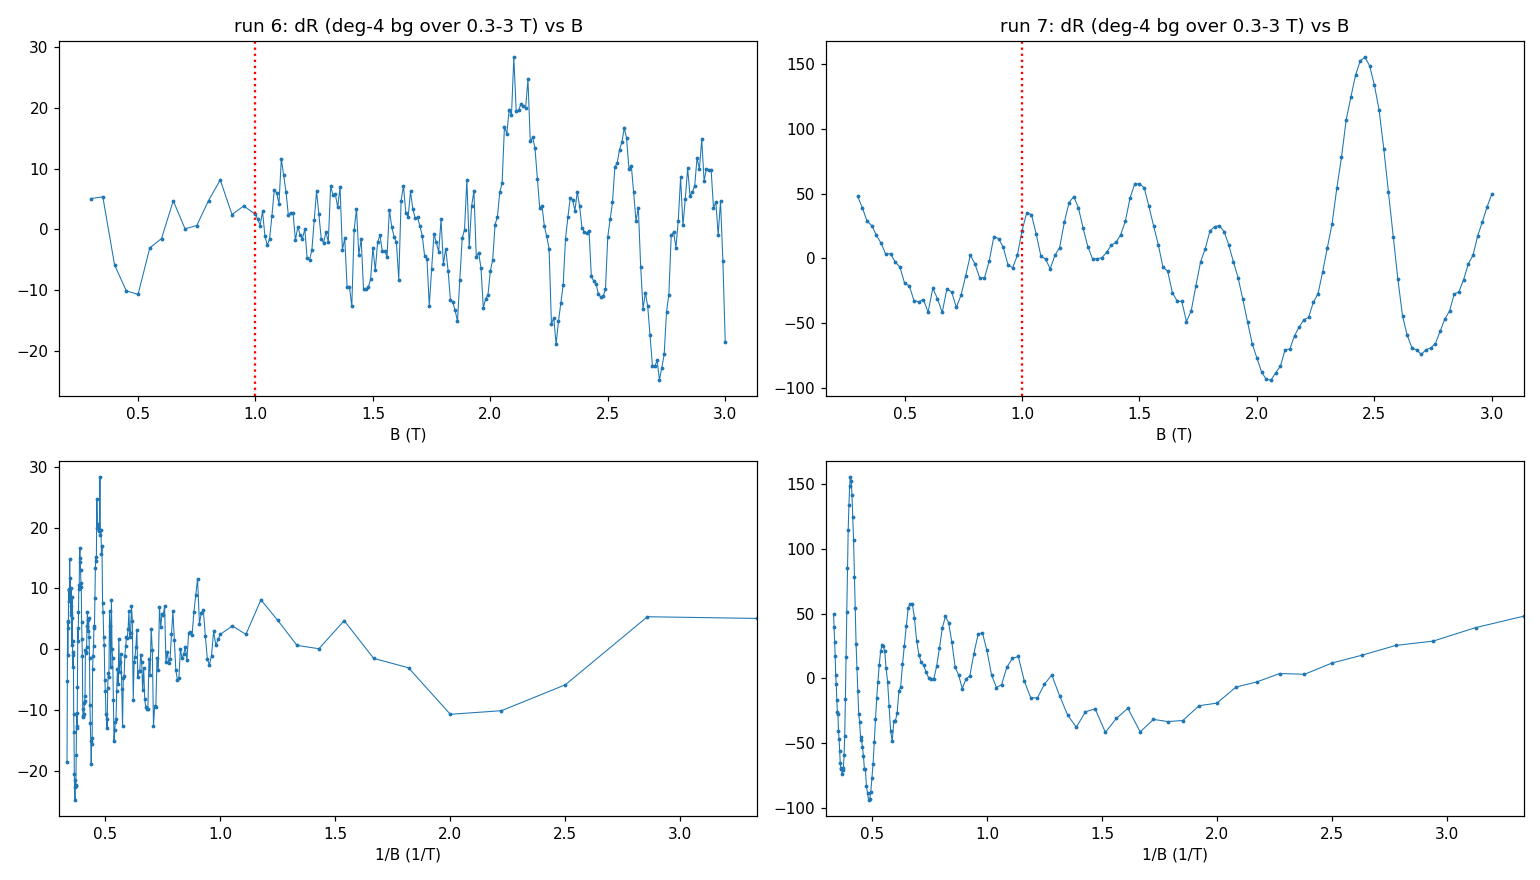

Python code for this plot:
"""Low-field envelope of the light tone: where does it die? Runs 6 (e) and 7 (h)."""
import numpy as np, matplotlib; matplotlib.use("Agg"); import matplotlib.pyplot as plt
from hera.analysis import open_run, sdh_onset
fig, axs = plt.subplots(2, 2, figsize=(14, 8))
for j, (rid, lo) in enumerate([(6, 0.3), (7, 0.3)]):
    r = open_run(f"data/{rid}"); B = r.col("magnet_field"); R = (r.col("sr1_X")) / (r.col("sr0_X") / -1e6)
    o = np.argsort(B); B, R = B[o], R[o]
    m = (B >= 0.3) & (B <= 3.0); cf = np.polyfit(B[m], R[m], 4); dR = R[m] - np.polyval(cf, B[m])
    axs[0, j].plot(B[m], dR, ".-", ms=3, lw=0.7); axs[0, j].axvline(1.0, color="r", ls=":"); axs[0, j].set_title(f"run {rid}: dR (deg-4 bg over 0.3-3 T) vs B"); axs[0, j].set_xlabel("B (T)")
    axs[1, j].plot(1/B[m], dR, ".-", ms=3, lw=0.7); axs[1, j].set_xlabel("1/B (1/T)"); axs[1, j].set_xlim(0.3, 1/0.3)
    # per-window pk-pk amplitude and noise estimate (diff-based) in 0.1 T bins
    print(f"run {rid}: B-bin  pk-pk dR   dB step   Δ(1/B)")
    for b0 in np.arange(0.4, 2.01, 0.1):
        s = (B >= b0) & (B < b0 + 0.1)
        if s.sum() < 3: continue
        step = np.median(np.diff(B[s])) if s.sum() > 1 else np.nan
        print(f"   {b0:.1f}-{b0+0.1:.1f} T: {np.ptp(dR[s[m]]):6.2f} Ohm  {step*1e3:4.0f} mT  {step/b0**2:.3f} 1/T  (n={s.sum()})")
    try:
        on = sdh_onset(R, B, r_full_scale=5000, b_lo=lo, b_hi=4.0); print(on.summary())
    except Exception as e: print("onset(0.3-4):", e)
fig.tight_layout(); fig.savefig("hera_scratch/spot_lowB.png", dpi=110)
